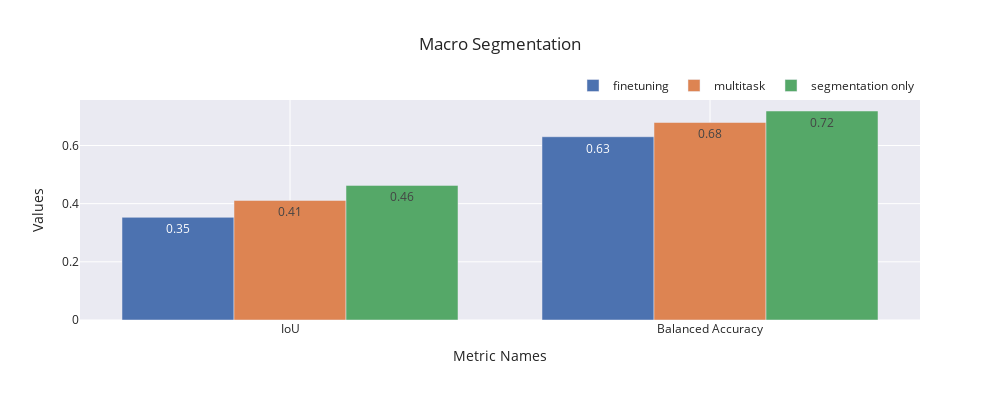

The notebook cell this image was saved under:
### Code cell
x = ["IoU","Balanced Accuracy"]

names =[
 'finetuning',
 'multitask',
 'segmentation only',
 ] 

rows=macro_arr[2:,2:]
plot_bar(x, rows, names, "Metric Names", "Values", "Macro Segmentation")

### Figure 1 — Plotly figure (JSON) as saved in the notebook; plotly's stock layout.template omitted (floating-point values rounded to 4 significant figures)
{"data": [{"name": "finetuning", "text": ["0.35", "0.63"], "type": "bar", "x": ["IoU", "Balanced Accuracy"], "y": [0.353, 0.6302]}, {"name": "multitask", "text": ["0.41", "0.68"], "type": "bar", "x": ["IoU", "Balanced Accuracy"], "y": [0.4111, 0.6792]}, {"name": "segmentation only", "text": ["0.46", "0.72"], "type": "bar", "x": ["IoU", "Balanced Accuracy"], "y": [0.4629, 0.7187]}], "layout": {"autosize": false, "barmode": "group", "height": 400, "legend": {"orientation": "h", "x": 1, "xanchor": "right", "y": 1, "yanchor": "bottom"}, "title": {"text": "Macro Segmentation"}, "width": 1000, "xaxis": {"title": {"text": "Metric Names"}}, "yaxis": {"title": {"text": "Values"}}}}
